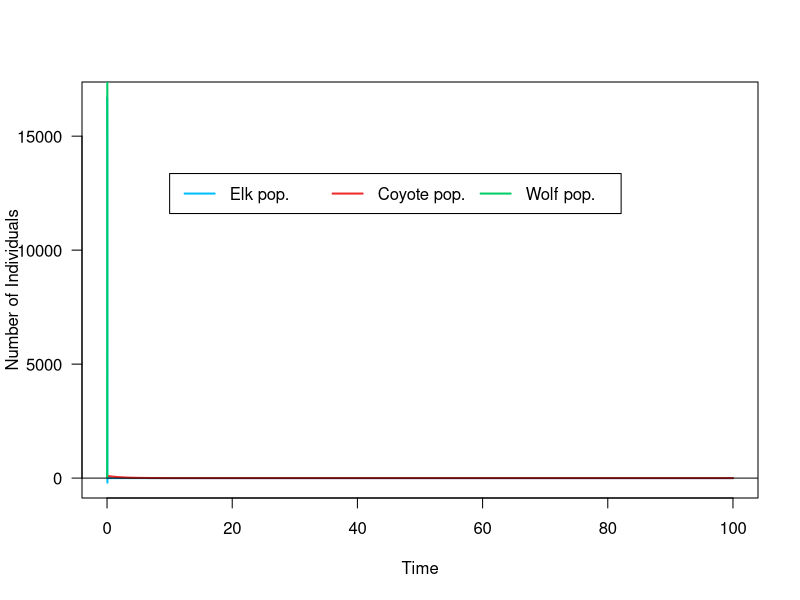
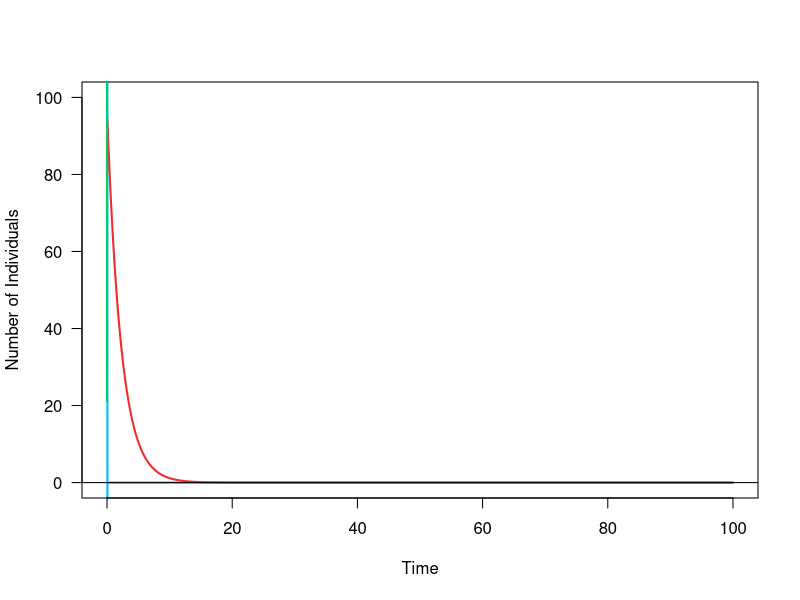
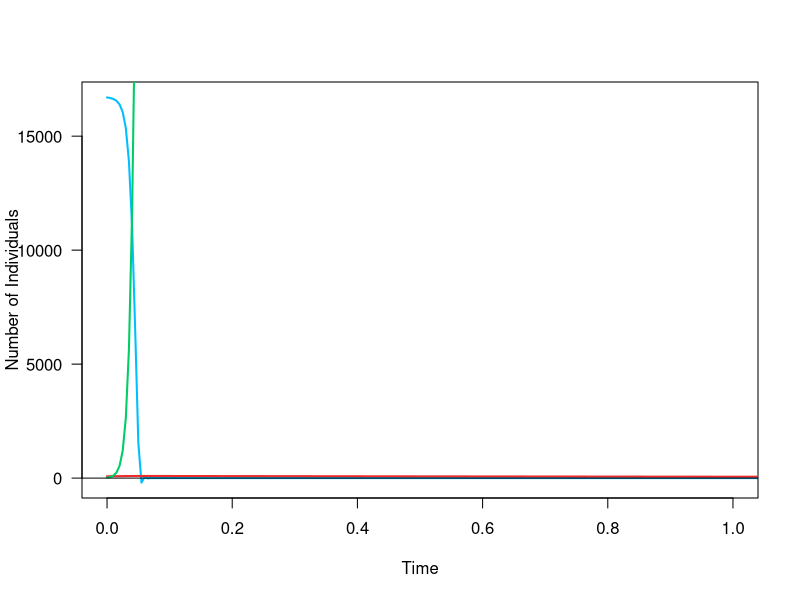

Source code (R) for these figures, in order:
## ---- chunk 1
knitr::opts_chunk$set(echo = TRUE)
## ---- chunk 2
# Setting variables based on conference paper
E0 = 1.67 * 10^(4)
C0 = 80
W0 = 21

# Setting parameters based on conference paper
kp1 = 0.467 
pec = 7.88 * 10^(-3)
pew = 7.16 * 10^(-3)
kd1 = 0.4251
kp2 = 2.56 * 10^(-4)
kd2 = 4.96 * 10^(-7)
kd3 = 2.81 * 10^(-7)
kp3 = 0.015
## ---- chunk 3
# Checking inputs
kp1
pec
pew
kd1
kp2
kd2
kd3
kp3
## ---- chunk 4
# Setting storage variables
tset <- seq(from = 0, to = 100, length.out = 20000)

E.simu <- NaN*tset
E.simu[1] <- E0

C.simu <- NaN*tset
C.simu[1] <- C0

W.simu <- NaN*tset
W.simu[1] <- W0
## ---- chunk 5
# Setting up our for loop for simulating population 

for(i in 2:length(tset)){
  dt <- tset[i] - tset[i-1] # Calculating dt
  
  # Assigning these for easier coding in the pop formulas 
  E <- E.simu[i-1]
  C <- C.simu[i-1]
  W <- W.simu[i-1]
  
  # Calculating pop rate of change
  dE <- (kp1*E - pec*E*C - pew*E*W)*dt
  dC <- (-kd1*C + kp2*E*C - kd2*C*W)*dt
  dW <- (-kd3*W + kp3*E*W)*dt
  
  # Calculating pop change
  E.simu[i] <- E + dE
  C.simu[i] <- C + dC
  W.simu[i] <- W + dW
}
## ---- chunk 6
# Checking that the start and end of the simulations looks logical
head(E.simu)
tail(E.simu)

head(C.simu)
tail(C.simu)

head(W.simu)
tail(W.simu)
## ---- chunk 7
# Setting variable colors for plots
Ecol <- 'deepskyblue'
Ccol <- 'firebrick2'
Wcol <- 'springgreen3'
## ---- chunk 8
# Setting variable colors for plots
plot(x = tset, y = E.simu,
     type = 'l', 
     col = Ecol, 
     las = 1, 
     lwd = 2, 
     xlab = 'Time', ylab = 'Number of Individuals')

lines(x = tset, y = C.simu, col = Ccol, lwd = 2)

lines(x = tset, y = W.simu, col = Wcol, lwd = 2)

abline(h=0)

legend(x = max(tset)*0.1, y = 0.8*E0, 
       lwd = 2, 
       legend = c('Elk pop.', 'Coyote pop.', 'Wolf pop.'),
       col = c(Ecol, Ccol, Wcol), 
       horiz = TRUE)
## ---- chunk 9
# ylim at 100
# Setting variable colors for plots
plot(x = tset, y = E.simu,
     type = 'l', 
     col = Ecol, 
     las = 1, 
     lwd = 2, 
     ylim = c(0,100),
     xlab = 'Time', ylab = 'Number of Individuals')

lines(x = tset, y = C.simu, col = Ccol, lwd = 2)

lines(x = tset, y = W.simu, col = Wcol, lwd = 2)

abline(h=0)

legend(x = max(tset)*0.1, y = 0.8*E0, 
       lwd = 2, 
       legend = c('Elk pop.', 'Coyote pop.', 'Wolf pop.'),
       col = c(Ecol, Ccol, Wcol), 
       horiz = TRUE)
## ---- chunk 10
# xlim at 1
# Setting variable colors for plots
plot(x = tset, y = E.simu,
     type = 'l', 
     col = Ecol, 
     las = 1, 
     lwd = 2, 
     xlim = c(0,1),
     xlab = 'Time', ylab = 'Number of Individuals')

lines(x = tset, y = C.simu, col = Ccol, lwd = 2)

lines(x = tset, y = W.simu, col = Wcol, lwd = 2)

abline(h=0)

legend(x = max(tset)*0.1, y = 0.8*E0, 
       lwd = 2, 
       legend = c('Elk pop.', 'Coyote pop.', 'Wolf pop.'),
       col = c(Ecol, Ccol, Wcol), 
       horiz = TRUE)
